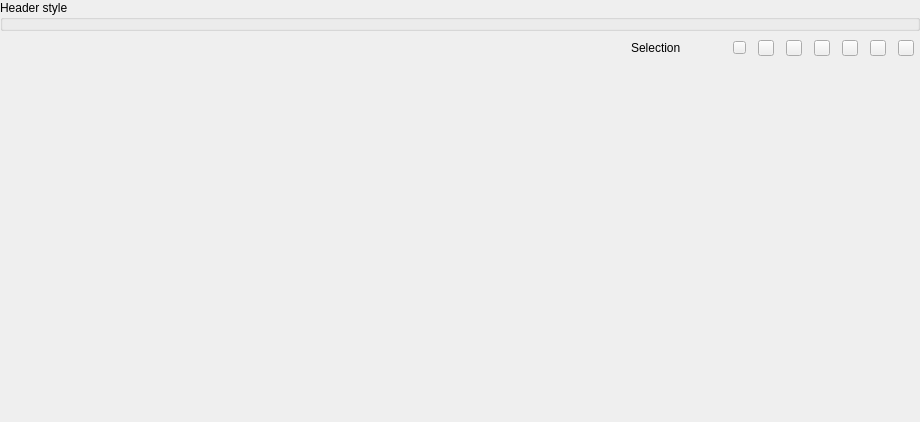
<?xml version="1.0" encoding="UTF-8"?>
<ui version="4.0">
 <class>C_SdNdeDataPoolListPopUp</class>
 <widget class="QWidget" name="C_SdNdeDataPoolListPopUp">
  <property name="geometry">
   <rect>
    <x>0</x>
    <y>0</y>
    <width>920</width>
    <height>422</height>
   </rect>
  </property>
  <property name="windowTitle">
   <string>Form</string>
  </property>
  <layout class="QVBoxLayout" name="verticalLayout" stretch="0,0,1">
   <property name="spacing">
    <number>0</number>
   </property>
   <property name="leftMargin">
    <number>0</number>
   </property>
   <property name="topMargin">
    <number>0</number>
   </property>
   <property name="rightMargin">
    <number>0</number>
   </property>
   <property name="bottomMargin">
    <number>0</number>
   </property>
   <item>
    <widget class="stw_opensyde_gui_elements::C_OgeGbxListHeader" name="pc_GroupBoxHeader">
     <property name="title">
      <string>Header style</string>
     </property>
     <layout class="QHBoxLayout" name="horizontalLayout_2">
      <property name="spacing">
       <number>0</number>
      </property>
      <property name="leftMargin">
       <number>0</number>
      </property>
      <property name="topMargin">
       <number>0</number>
      </property>
      <property name="rightMargin">
       <number>0</number>
      </property>
      <property name="bottomMargin">
       <number>0</number>
      </property>
      <item>
       <widget class="stw_opensyde_gui::C_SdNdeDataPoolListHeaderWidget" name="pc_WidgetHeader" native="true"/>
      </item>
     </layout>
    </widget>
   </item>
   <item>
    <layout class="QHBoxLayout" name="horizontalLayout" stretch="1,0,0,0,0,0,0,0,0,0">
     <property name="spacing">
      <number>12</number>
     </property>
     <property name="rightMargin">
      <number>6</number>
     </property>
     <item>
      <spacer name="horizontalSpacer">
       <property name="orientation">
        <enum>Qt::Horizontal</enum>
       </property>
       <property name="sizeHint" stdset="0">
        <size>
         <width>40</width>
         <height>20</height>
        </size>
       </property>
      </spacer>
     </item>
     <item>
      <widget class="stw_opensyde_gui_elements::C_OgeLabNodeDataPoolSelectedItems" name="pc_SelectionLabel">
       <property name="text">
        <string>Selection</string>
       </property>
      </widget>
     </item>
     <item>
      <spacer name="horizontalSpacer_2">
       <property name="orientation">
        <enum>Qt::Horizontal</enum>
       </property>
       <property name="sizeType">
        <enum>QSizePolicy::Fixed</enum>
       </property>
       <property name="sizeHint" stdset="0">
        <size>
         <width>40</width>
         <height>34</height>
        </size>
       </property>
      </spacer>
     </item>
     <item>
      <widget class="stw_opensyde_gui_elements::C_OgePubIconOnly" name="pc_PushButtonAdd">
       <property name="minimumSize">
        <size>
         <width>13</width>
         <height>13</height>
        </size>
       </property>
       <property name="maximumSize">
        <size>
         <width>13</width>
         <height>13</height>
        </size>
       </property>
       <property name="text">
        <string/>
       </property>
      </widget>
     </item>
     <item>
      <widget class="stw_opensyde_gui_elements::C_OgePubIconOnly" name="pc_PushButtonCut">
       <property name="minimumSize">
        <size>
         <width>16</width>
         <height>16</height>
        </size>
       </property>
       <property name="maximumSize">
        <size>
         <width>16</width>
         <height>16</height>
        </size>
       </property>
       <property name="text">
        <string/>
       </property>
      </widget>
     </item>
     <item>
      <widget class="stw_opensyde_gui_elements::C_OgePubIconOnly" name="pc_PushButtonCopy">
       <property name="minimumSize">
        <size>
         <width>16</width>
         <height>16</height>
        </size>
       </property>
       <property name="maximumSize">
        <size>
         <width>16</width>
         <height>16</height>
        </size>
       </property>
       <property name="text">
        <string/>
       </property>
      </widget>
     </item>
     <item>
      <widget class="stw_opensyde_gui_elements::C_OgePubIconOnly" name="pc_PushButtonPaste">
       <property name="minimumSize">
        <size>
         <width>16</width>
         <height>16</height>
        </size>
       </property>
       <property name="maximumSize">
        <size>
         <width>16</width>
         <height>16</height>
        </size>
       </property>
       <property name="text">
        <string/>
       </property>
      </widget>
     </item>
     <item>
      <widget class="stw_opensyde_gui_elements::C_OgePubIconOnly" name="pc_PushButtonDelete">
       <property name="sizePolicy">
        <sizepolicy hsizetype="Minimum" vsizetype="Fixed">
         <horstretch>16</horstretch>
         <verstretch>0</verstretch>
        </sizepolicy>
       </property>
       <property name="minimumSize">
        <size>
         <width>16</width>
         <height>16</height>
        </size>
       </property>
       <property name="maximumSize">
        <size>
         <width>16</width>
         <height>16</height>
        </size>
       </property>
       <property name="text">
        <string/>
       </property>
      </widget>
     </item>
     <item>
      <widget class="stw_opensyde_gui_elements::C_OgePubIconOnly" name="pc_PushButtonMoveUp">
       <property name="minimumSize">
        <size>
         <width>16</width>
         <height>16</height>
        </size>
       </property>
       <property name="maximumSize">
        <size>
         <width>16</width>
         <height>16</height>
        </size>
       </property>
       <property name="text">
        <string/>
       </property>
      </widget>
     </item>
     <item>
      <widget class="stw_opensyde_gui_elements::C_OgePubIconOnly" name="pc_PushButtonMoveDown">
       <property name="minimumSize">
        <size>
         <width>16</width>
         <height>16</height>
        </size>
       </property>
       <property name="maximumSize">
        <size>
         <width>16</width>
         <height>16</height>
        </size>
       </property>
       <property name="text">
        <string/>
       </property>
      </widget>
     </item>
    </layout>
   </item>
   <item>
    <widget class="stw_opensyde_gui::C_SdNdeDataPoolListTableWidget" name="pc_WidgetTable" native="true"/>
   </item>
  </layout>
 </widget>
 <customwidgets>
  <customwidget>
   <class>stw_opensyde_gui_elements::C_OgePubIconOnly</class>
   <extends>QPushButton</extends>
   <header>C_OgePubIconOnly.h</header>
  </customwidget>
  <customwidget>
   <class>stw_opensyde_gui_elements::C_OgeLabNodeDataPoolSelectedItems</class>
   <extends>QLabel</extends>
   <header>C_OgeLabNodeDataPoolSelectedItems.h</header>
  </customwidget>
  <customwidget>
   <class>stw_opensyde_gui::C_SdNdeDataPoolListHeaderWidget</class>
   <extends>QWidget</extends>
   <header>C_SdNdeDataPoolListHeaderWidget.h</header>
   <container>1</container>
  </customwidget>
  <customwidget>
   <class>stw_opensyde_gui::C_SdNdeDataPoolListTableWidget</class>
   <extends>QWidget</extends>
   <header>C_SdNdeDataPoolListTableWidget.h</header>
   <container>1</container>
  </customwidget>
  <customwidget>
   <class>stw_opensyde_gui_elements::C_OgeGbxListHeader</class>
   <extends>QGroupBox</extends>
   <header>C_OgeGbxListHeader.h</header>
   <container>1</container>
  </customwidget>
 </customwidgets>
 <resources/>
 <connections/>
</ui>
